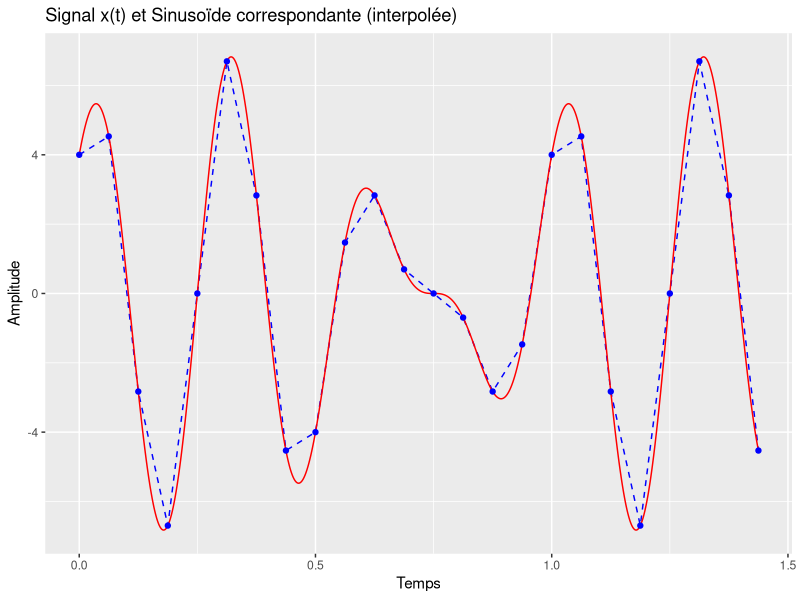
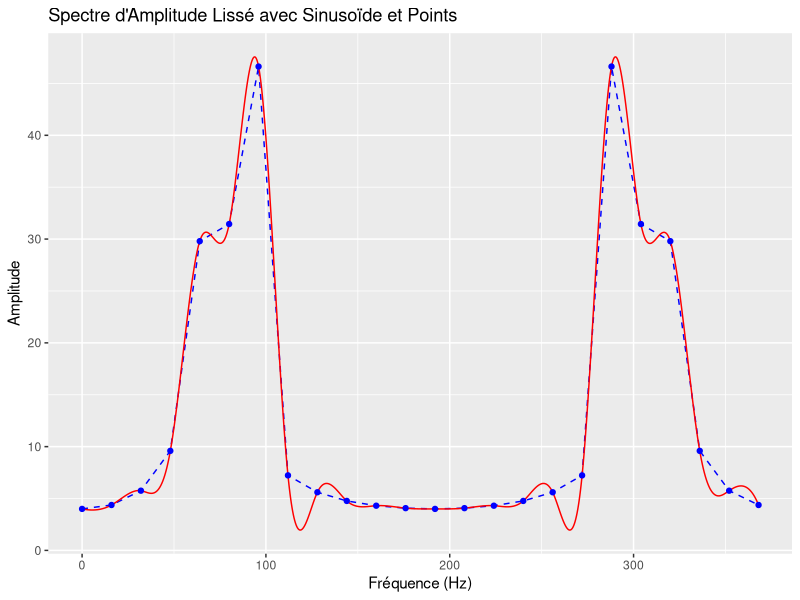

Recreate these plots in R, in order.
### Question 1 ###

# Définir les paramètres
N <- 24
Te <- 1/16  # Période d'échantillonnage (fe = 16 Hz)
t <- seq(0, (N-1)*Te, by=Te)  # Créer un vecteur de temps
n <- 0:(N-1)
xt <- 3 * sin(8 * pi * t) + 4 * cos(6 * pi * t)

# Définir la fonction x(t)
x <- function(t) {
  return(3 * sin(8 * pi * t) + 4 * cos(6 * pi * t))
}

# Échantillonner le signal x(t) pour obtenir xn
xn <- x(t)

# Calculer la TFD
Xk <- complex(real=rep(0,N), imaginary=rep(0,N)) # Initialiser un vecteur complexe

for (k in 0:(N-1)) {
  for (nn in n) {
    Xk[k+1] = Xk[k+1] + xt[nn+1] * exp(-1i * 2 * pi * k * nn / N)
  }
}

print(Xk)

### Question 2 ###

library(ggplot2)

# Créer un data frame pour le signal xn
df_signal <- data.frame(t, xn)

# Créer un vecteur de temps pour une interpolation plus fine
t_interpolation <- seq(0, (N-1)*Te, length.out = 1000)

# Calculer la sinusoïde correspondante à votre signal avec interpolation
sinusoide_interpol <- 3 * sin(8 * pi * t_interpolation) + 4 * cos(6 * pi * t_interpolation)

# Créer un data frame pour la sinusoïde interpolée
df_sinusoide_interpol <- data.frame(t = t_interpolation, sinusoide = sinusoide_interpol)

# Tracer le signal et la sinusoïde interpolée sur le même graphique
(
  ggplot() +
    geom_line(data = df_signal, aes(x = t, y = xn), color = "blue", linetype = "dashed") +
    geom_path(data = df_sinusoide_interpol, aes(x = t, y = sinusoide), color = "red") +
    geom_point(data = df_signal, aes(x = t, y = xn), color = "blue") +  # Ajouter des points bleus pour le signal
    labs(x = "Temps", y = "Amplitude") +
    ggtitle("Signal x(t) et Sinusoïde correspondante (interpolée)")
)

# Calculer le spectre d'amplitude
amplitude_spectrum <- Mod(Xk)

# Créer un data frame pour le spectre d'amplitude
df_spectrum <- data.frame(
  frequency = seq(0, (N-1)*(1/Te), by=1/Te),
  amplitude_spectrum
)

# Effectuer une interpolation pour obtenir une courbe lisse
smoothed_spectrum <- spline(df_spectrum$frequency, df_spectrum$amplitude_spectrum, n=1000)

# Créer un nouveau data frame pour les données lissées
df_smoothed_spectrum <- data.frame(
  frequency = smoothed_spectrum$x,
  amplitude_spectrum = smoothed_spectrum$y
)

# Tracer le spectre d'amplitude lissé avec les points originaux
(
  ggplot(df_spectrum, aes(x=frequency))
  + geom_line(aes(y=amplitude_spectrum), color="blue", linetype = "dashed")  # Tracer le spectre d'amplitude original sous forme de courbe bleue
  + geom_line(data=df_smoothed_spectrum, aes(x=frequency, y=amplitude_spectrum), color="red")  # Tracer le spectre d'amplitude lissé sous forme de courbe rouge
  + geom_point(data=df_spectrum, aes(x=frequency, y=amplitude_spectrum), color="blue")  # Ajouter des points bleus aux sommets de la courbe originale
  + labs(x="Fréquence (Hz)", y="Amplitude")
  + ggtitle("Spectre d'Amplitude Lissé avec Sinusoïde et Points")
)
